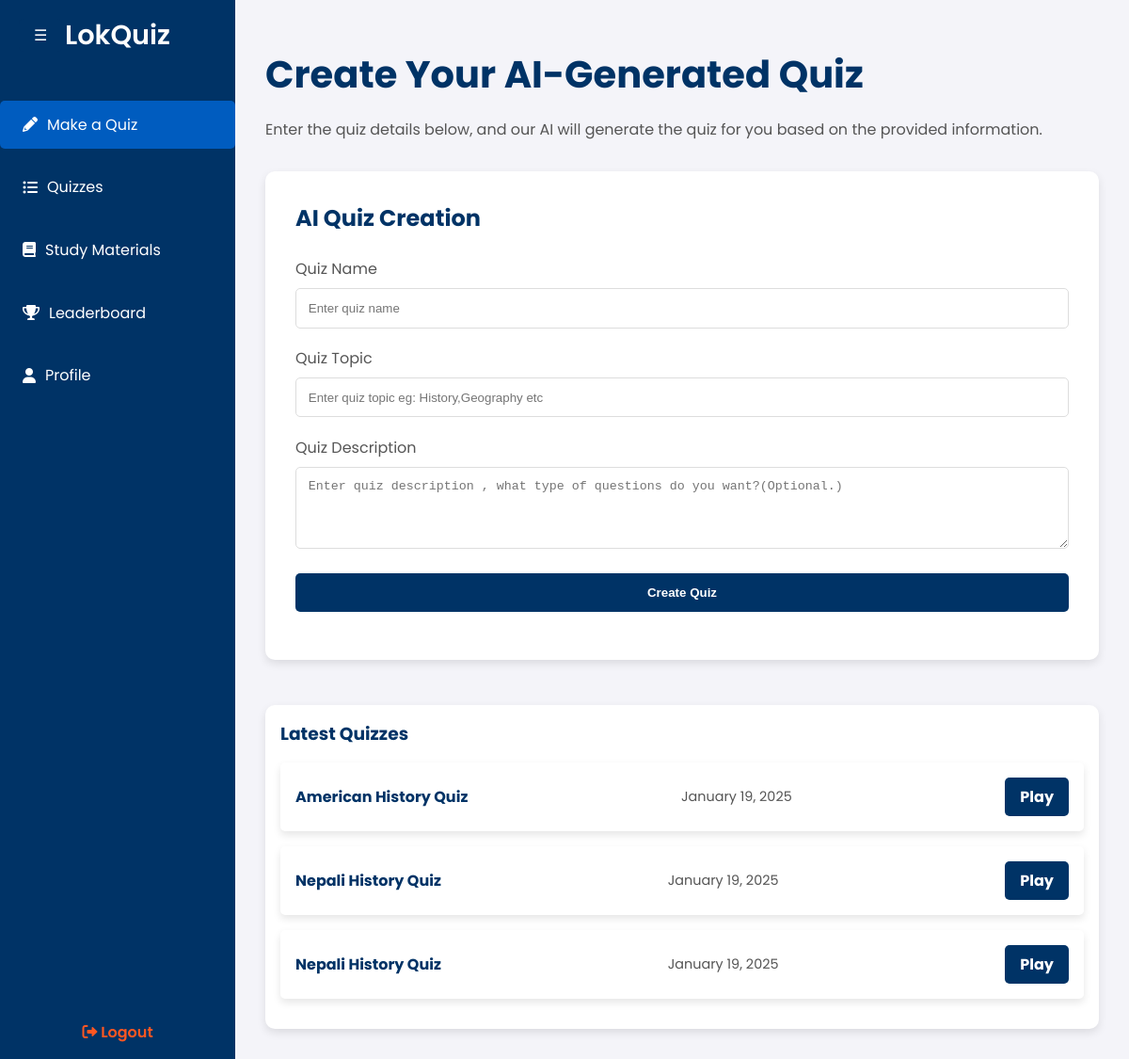
Before: /makequiz/ (signed in) with the older database file.
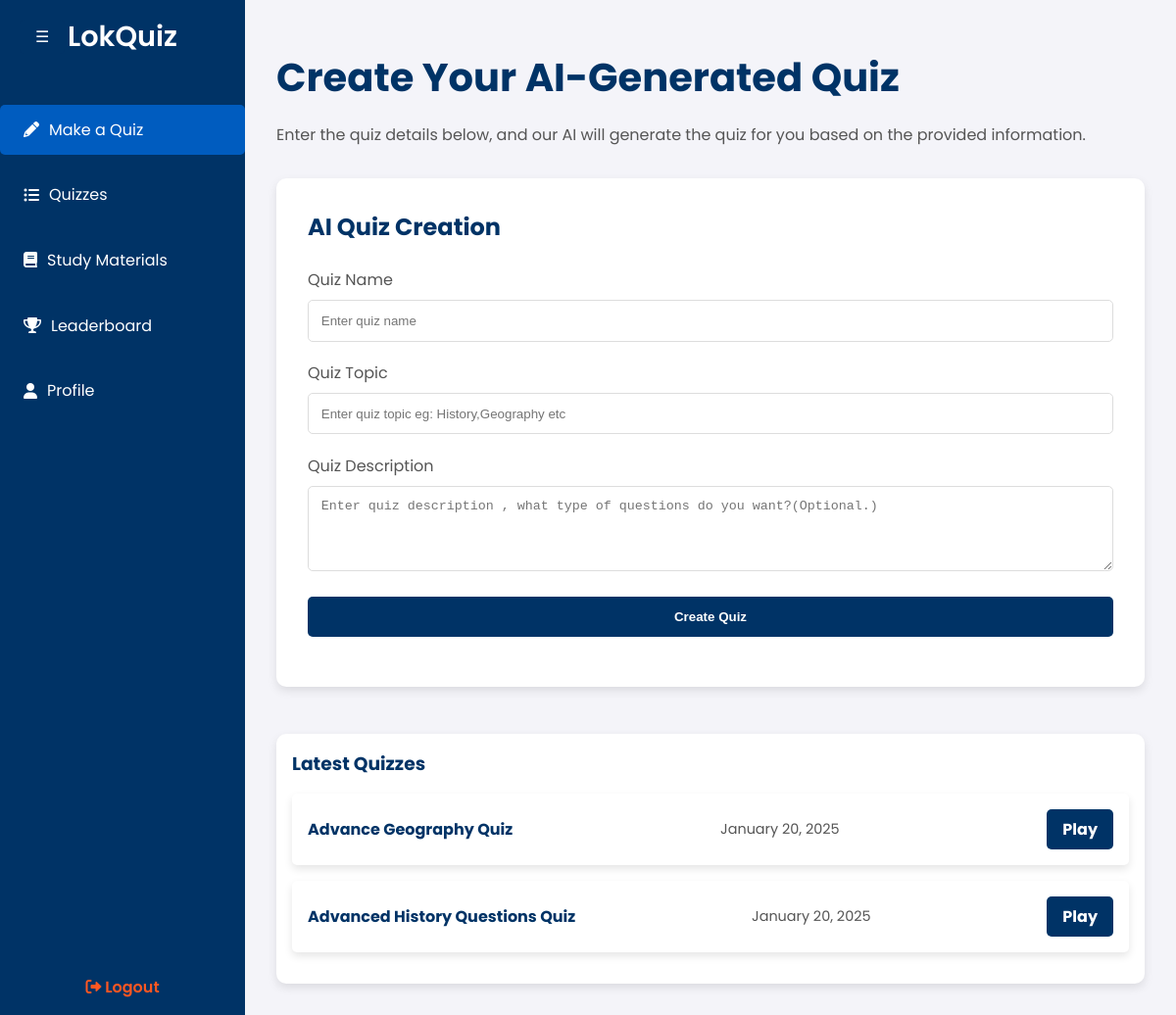
After: the same page with the newer database file.
### home/models.py (models this page shows, shortened)
class Quiz(models.Model):
    user = models.ForeignKey(User, on_delete=models.CASCADE)
    name = models.CharField(max_length=255)
    topic = models.CharField(max_length=255)
    description = models.TextField()
    created_at = models.DateTimeField(auto_now_add=True)

### home/views.py (the view, shortened to what this page needs)
# urls.py: path("makequiz/",views.quiz_page,name="quiz_page"),
@login_required(login_url='/login/')
def quiz_page(request):
    latest_quizzes = Quiz.objects.filter(user=request.user).order_by('-created_at')[:3]
    return render(request, 'home/makequiz.html', {'latest_quizzes': latest_quizzes})

### home/templates/home/makequiz.html (shortened to what this page needs)
<!DOCTYPE html>
<html lang="en">
<head>
    {% load static %}
    <link href="https://cdnjs.cloudflare.com/ajax/libs/font-awesome/6.0.0-beta3/css/all.min.css" rel="stylesheet">
</head>
<body>
    <button class="toggle-btn" onclick="toggleSidebar()">☰</button>
    <div class="sidebar">
        <a href="/dashboard/" class="logo">LokQuiz</a>
        <ul>
            <li class="active"><a href="/makequiz/"><i class="fas fa-pencil-alt"></i> Make a Quiz</a></li>
            <li><a href="/quizzes/"><i class="fas fa-list-ul"></i> Quizzes</a></li>
            <li><a href="/materials/"><i class="fas fa-book"></i> Study Materials</a></li>
            <li><a href="/leaderboard/"><i class="fas fa-trophy"></i> Leaderboard</a></li>
            <li><a href="/profile/"><i class="fas fa-user"></i> Profile</a></li>
        </ul>
        <div class="logout">
            <a href="/logout/"><i class="fas fa-sign-out-alt"></i> Logout</a>
        </div>
    </div>
    <div class="main-content">
        <h1>Create Your AI-Generated Quiz</h1>
        <p>Enter the quiz details below, and our AI will generate the quiz for you based on the provided information.</p>
        <div class="form-container">
            <h2>AI Quiz Creation</h2>
            <form id="quiz-form" method="POST">
                <label for="quiz-name">Quiz Name</label>
                <input type="text" id="quiz-name" name="quiz-name" placeholder="Enter quiz name" required>
                <label for="quiz-topic">Quiz Topic</label>
                <input type="text" id="quiz-topic" name="quiz-topic" placeholder="Enter quiz topic eg: History,Geography etc" required>
                <label for="quiz-description">Quiz Description</label>
                <textarea id="quiz-description" name="quiz-description" rows="4" placeholder="Enter quiz description , what type of questions do you want?(Optional.)"></textarea>
                <button type="submit">Create Quiz</button>
            </form>
        </div>
        <div class="latest-quizzes">
            <h3>Latest Quizzes</h3>
            {% if latest_quizzes %}
                <ul>
                    {% for quiz in latest_quizzes %}
                        <li>
                            <div class="quiz-item">
                                <span class="quiz-name">{{ quiz.name }}</span>
                                <span class="quiz-date">{{ quiz.created_at|date:"F j, Y" }}</span>
                                <a href="{% url 'play_quiz' quiz.id %}" class="play-button">Play</a>
                            </div>
                        </li>
                    {% endfor %}
                </ul>
            {% else %}
                <p>No quizzes available.</p>
            {% endif %}
        </div>
    </div>
</body>
</html>

### home/templates/home/makequiz.html (style rules this page uses)
* { margin: 0; padding: 0; box-sizing: border-box; }
body { font-family: 'Poppins', sans-serif; background-color: #f4f4f9; color: #333; display: flex; height: 100vh; overflow: hidden; }
.sidebar { width: 250px; background: #003366; color: #fff; display: flex; flex-direction: column; padding: 1rem 0; position: fixed; height: 100%; left: 0; top: 0; transition: transform 0.3s ease-in-out; z-index: 1000; }
.sidebar .logo { font-size: 1.8rem; font-weight: 600; text-align: center; margin-bottom: 2rem; color: #fff; text-decoration: none; }
.sidebar ul { list-style: none; padding: 0; }
.sidebar ul li { margin: 1rem 0; }
.sidebar ul li a { color: #fff; text-decoration: none; padding: 0.8rem 1.5rem; display: flex; align-items: center; border-radius: 5px; transition: background 0.3s ease; }
.sidebar ul li a i { margin-right: 10px; }
.sidebar ul li.active a { background: #005cbf; }
.sidebar .logout { margin-top: auto; text-align: center; }
.sidebar .logout a { color: #FF5722; font-weight: 600; text-decoration: none; padding: 0.8rem 1.5rem; border-radius: 5px; transition: background 0.3s ease; }
.main-content { flex-grow: 1; margin-left: 250px; margin-top: 17px; padding: 2rem; overflow-y: auto; transition: margin-left 0.3s ease-in-out; }
.toggle-btn { position: absolute; top: 20px; left: 20px; background: #003366; color: #fff; border: none; padding: 0.5rem 1rem; font-size: 1rem; cursor: pointer; border-radius: 5px; z-index: 1100; }
.main-content h1 { color: #003366; margin-bottom: 1rem; }
.main-content p { margin-bottom: 2rem; color: #555; }
h1 { color: #003366; font-size: 2.5rem; margin-bottom: 1.5rem; }
.form-container { background: #fff; padding: 2rem; border-radius: 10px; box-shadow: 0 4px 10px rgba(0, 0, 0, 0.1); }
.form-container h2 { margin-bottom: 1.5rem; color: #003366; }
.form-container label { font-size: 1rem; color: #555; margin-bottom: 0.5rem; display: block; }
.form-container input, .form-container textarea, .form-container button { width: 100%; padding: 0.8rem; margin-bottom: 1.2rem; border-radius: 5px; border: 1px solid #ddd; }
.form-container button { background: #003366; color: white; border: none; cursor: pointer; font-weight: 600; transition: background 0.3s ease; }
.latest-quizzes { margin-top: 3rem; padding: 1rem; background: #fff; border-radius: 10px; box-shadow: 0 4px 10px rgba(0, 0, 0, 0.1); }
.latest-quizzes h3 { color: #003366; margin-bottom: 1rem; }
.latest-quizzes ul { list-style: none; padding: 0; }
.latest-quizzes .quiz-item { background-color: #fff; padding: 1rem; margin-bottom: 1rem; border-radius: 5px; box-shadow: 0 4px 8px rgba(0, 0, 0, 0.1); display: flex; justify-content: space-between; align-items: center; }
.latest-quizzes .quiz-name { font-weight: bold; color: #003366; }
.latest-quizzes .quiz-date { font-size: 0.9rem; color: #555; }
.latest-quizzes .play-button { background-color: #003366; color: white; padding: 0.5rem 1rem; border-radius: 5px; text-decoration: none; font-weight: bold; transition: background 0.3s ease; }

Changed rows visible on the page:
removed Quiz: name "American History Quiz", created_at "January 19, 2025"
removed Quiz: name "Nepali History Quiz", created_at "January 19, 2025"
removed Quiz: name "Nepali History Quiz", created_at "January 19, 2025"
added Quiz: name "Advance Geography Quiz", created_at "January 20, 2025"
added Quiz: name "Advanced History Questions Quiz", created_at "January 20, 2025"
